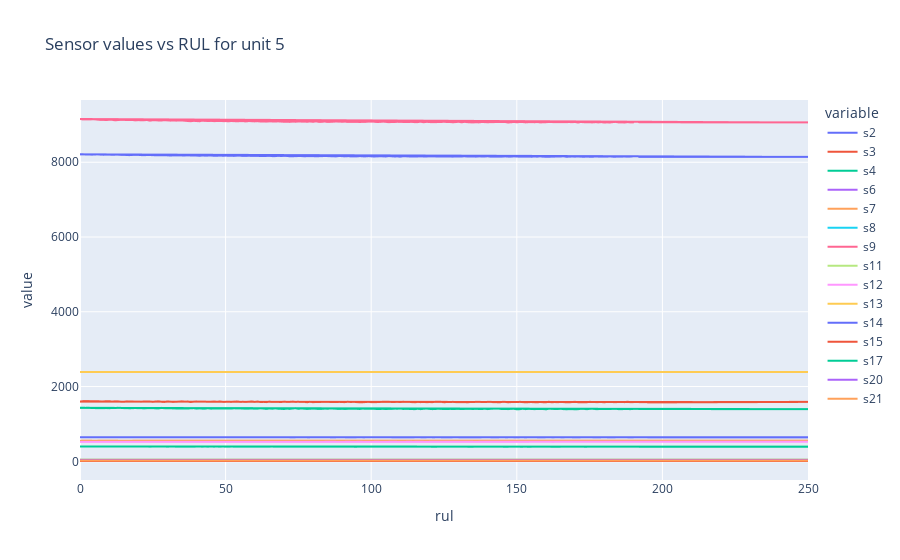

Here is the notebook cell this chart was saved with:
### Code cell
# Plotting sensor values for a specific unit
specific_unit = 5
train_specific_unit = train[train['unit'] == specific_unit]
fig_7 = px.line(train_specific_unit, x='rul', y=p.sensor_cols, title=f'Sensor values vs RUL for unit {specific_unit}')
fig_7

### Figure 1 — Plotly figure (JSON) as saved in the notebook; plotly's stock layout.template omitted (floating-point values rounded to 4 significant figures; data arrays with more than 128 entries replaced by an {"elided": "..."} marker saying what was removed)
{"data": [{"hovertemplate": "variable=s2<br>rul=%{x}<br>value=%{y}<extra></extra>", "legendgroup": "s2", "line": {"color": "#636efa", "dash": "solid"}, "marker": {"symbol": "circle"}, "mode": "lines", "name": "s2", "showlegend": true, "type": "scattergl", "x": {"elided": "196 int values"}, "xaxis": "x", "y": {"elided": "196 float values"}, "yaxis": "y"}, {"hovertemplate": "variable=s3<br>rul=%{x}<br>value=%{y}<extra></extra>", "legendgroup": "s3", "line": {"color": "#EF553B", "dash": "solid"}, "marker": {"symbol": "circle"}, "mode": "lines", "name": "s3", "showlegend": true, "type": "scattergl", "x": {"elided": "196 int values"}, "xaxis": "x", "y": {"elided": "196 float values"}, "yaxis": "y"}, {"hovertemplate": "variable=s4<br>rul=%{x}<br>value=%{y}<extra></extra>", "legendgroup": "s4", "line": {"color": "#00cc96", "dash": "solid"}, "marker": {"symbol": "circle"}, "mode": "lines", "name": "s4", "showlegend": true, "type": "scattergl", "x": {"elided": "196 int values"}, "xaxis": "x", "y": {"elided": "196 float values"}, "yaxis": "y"}, {"hovertemplate": "variable=s6<br>rul=%{x}<br>value=%{y}<extra></extra>", "legendgroup": "s6", "line": {"color": "#ab63fa", "dash": "solid"}, "marker": {"symbol": "circle"}, "mode": "lines", "name": "s6", "showlegend": true, "type": "scattergl", "x": {"elided": "196 int values"}, "xaxis": "x", "y": {"elided": "196 float values"}, "yaxis": "y"}, {"hovertemplate": "variable=s7<br>rul=%{x}<br>value=%{y}<extra></extra>", "legendgroup": "s7", "line": {"color": "#FFA15A", "dash": "solid"}, "marker": {"symbol": "circle"}, "mode": "lines", "name": "s7", "showlegend": true, "type": "scattergl", "x": {"elided": "196 int values"}, "xaxis": "x", "y": {"elided": "196 float values"}, "yaxis": "y"}, {"hovertemplate": "variable=s8<br>rul=%{x}<br>value=%{y}<extra></extra>", "legendgroup": "s8", "line": {"color": "#19d3f3", "dash": "solid"}, "marker": {"symbol": "circle"}, "mode": "lines", "name": "s8", "showlegend": true, "type": "scattergl", "x": {"elided": "196 int values"}, "xaxis": "x", "y": {"elided": "196 float values"}, "yaxis": "y"}, {"hovertemplate": "variable=s9<br>rul=%{x}<br>value=%{y}<extra></extra>", "legendgroup": "s9", "line": {"color": "#FF6692", "dash": "solid"}, "marker": {"symbol": "circle"}, "mode": "lines", "name": "s9", "showlegend": true, "type": "scattergl", "x": {"elided": "196 int values"}, "xaxis": "x", "y": {"elided": "196 float values"}, "yaxis": "y"}, {"hovertemplate": "variable=s11<br>rul=%{x}<br>value=%{y}<extra></extra>", "legendgroup": "s11", "line": {"color": "#B6E880", "dash": "solid"}, "marker": {"symbol": "circle"}, "mode": "lines", "name": "s11", "showlegend": true, "type": "scattergl", "x": {"elided": "196 int values"}, "xaxis": "x", "y": {"elided": "196 float values"}, "yaxis": "y"}, {"hovertemplate": "variable=s12<br>rul=%{x}<br>value=%{y}<extra></extra>", "legendgroup": "s12", "line": {"color": "#FF97FF", "dash": "solid"}, "marker": {"symbol": "circle"}, "mode": "lines", "name": "s12", "showlegend": true, "type": "scattergl", "x": {"elided": "196 int values"}, "xaxis": "x", "y": {"elided": "196 float values"}, "yaxis": "y"}, {"hovertemplate": "variable=s13<br>rul=%{x}<br>value=%{y}<extra></extra>", "legendgroup": "s13", "line": {"color": "#FECB52", "dash": "solid"}, "marker": {"symbol": "circle"}, "mode": "lines", "name": "s13", "showlegend": true, "type": "scattergl", "x": {"elided": "196 int values"}, "xaxis": "x", "y": {"elided": "196 float values"}, "yaxis": "y"}, {"hovertemplate": "variable=s14<br>rul=%{x}<br>value=%{y}<extra></extra>", "legendgroup": "s14", "line": {"color": "#636efa", "dash": "solid"}, "marker": {"symbol": "circle"}, "mode": "lines", "name": "s14", "showlegend": true, "type": "scattergl", "x": {"elided": "196 int values"}, "xaxis": "x", "y": {"elided": "196 float values"}, "yaxis": "y"}, {"hovertemplate": "variable=s15<br>rul=%{x}<br>value=%{y}<extra></extra>", "legendgroup": "s15", "line": {"color": "#EF553B", "dash": "solid"}, "marker": {"symbol": "circle"}, "mode": "lines", "name": "s15", "showlegend": true, "type": "scattergl", "x": {"elided": "196 int values"}, "xaxis": "x", "y": {"elided": "196 float values"}, "yaxis": "y"}, {"hovertemplate": "variable=s17<br>rul=%{x}<br>value=%{y}<extra></extra>", "legendgroup": "s17", "line": {"color": "#00cc96", "dash": "solid"}, "marker": {"symbol": "circle"}, "mode": "lines", "name": "s17", "showlegend": true, "type": "scattergl", "x": {"elided": "196 int values"}, "xaxis": "x", "y": {"elided": "196 int values"}, "yaxis": "y"}, {"hovertemplate": "variable=s20<br>rul=%{x}<br>value=%{y}<extra></extra>", "legendgroup": "s20", "line": {"color": "#ab63fa", "dash": "solid"}, "marker": {"symbol": "circle"}, "mode": "lines", "name": "s20", "showlegend": true, "type": "scattergl", "x": {"elided": "196 int values"}, "xaxis": "x", "y": {"elided": "196 float values"}, "yaxis": "y"}, {"hovertemplate": "variable=s21<br>rul=%{x}<br>value=%{y}<extra></extra>", "legendgroup": "s21", "line": {"color": "#FFA15A", "dash": "solid"}, "marker": {"symbol": "circle"}, "mode": "lines", "name": "s21", "showlegend": true, "type": "scattergl", "x": {"elided": "196 int values"}, "xaxis": "x", "y": {"elided": "196 float values"}, "yaxis": "y"}], "layout": {"legend": {"title": {"text": "variable"}, "tracegroupgap": 0}, "title": {"text": "Sensor values vs RUL for unit 5"}, "xaxis": {"anchor": "y", "domain": [0, 1], "title": {"text": "rul"}}, "yaxis": {"anchor": "x", "domain": [0, 1], "title": {"text": "value"}}}}
